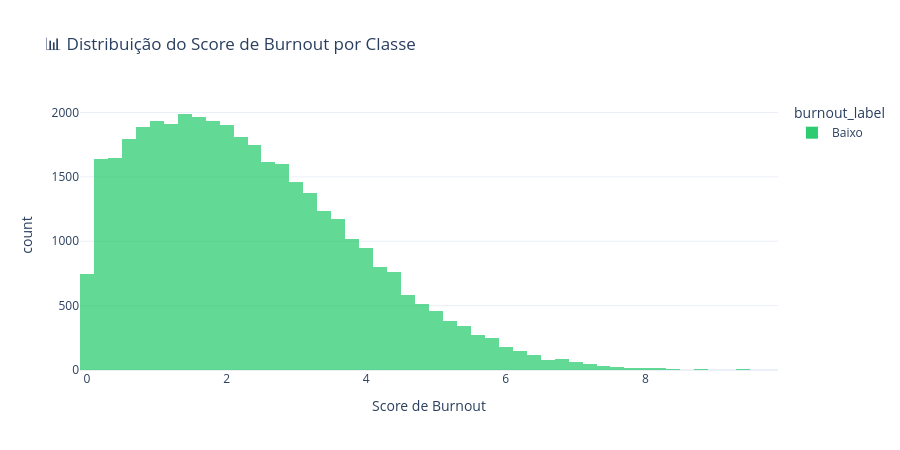

The cell this chart's notebook holds for it:
### Markdown cell above
## 4. Análise Exploratória dos Dados (EDA)

### Code cell
# Criar a coluna burnout_label com base no burnout_score
df['burnout_label'] = pd.cut(
    df['burnout_score'],
    bins=[0, 33, 66, 100],
    labels=['Baixo', 'Médio', 'Alto']
)

# Agora o gráfico vai funcionar
fig = px.histogram(
    df.sample(50000, random_state=42),
    x='burnout_score',
    color='burnout_label',
    nbins=60,
    color_discrete_map={'Baixo': '#2ecc71', 'Médio': '#f39c12', 'Alto': '#e74c3c'},
    title='📊 Distribuição do Score de Burnout por Classe',
    labels={'burnout_score': 'Score de Burnout', 'count': 'Frequência'},
    barmode='overlay',
    opacity=0.75
)
fig.update_layout(height=450, template='plotly_white')
fig.show()

### Figure 1 — Plotly figure (JSON) as saved in the notebook; plotly's stock layout.template omitted (floating-point values rounded to 4 significant figures; data arrays with more than 128 entries replaced by an {"elided": "..."} marker saying what was removed)
{"data": [{"bingroup": "x", "hovertemplate": "burnout_label=Baixo<br>Score de Burnout=%{x}<br>count=%{y}<extra></extra>", "legendgroup": "Baixo", "marker": {"color": "#2ecc71", "opacity": 0.75, "pattern": {"shape": ""}}, "name": "Baixo", "nbinsx": 60, "orientation": "v", "showlegend": true, "type": "histogram", "x": {"elided": "38506 float values"}, "xaxis": "x", "yaxis": "y"}], "layout": {"barmode": "overlay", "height": 450, "legend": {"title": {"text": "burnout_label"}, "tracegroupgap": 0}, "title": {"text": "📊 Distribuição do Score de Burnout por Classe"}, "xaxis": {"anchor": "y", "domain": [0, 1], "title": {"text": "Score de Burnout"}}, "yaxis": {"anchor": "x", "domain": [0, 1], "title": {"text": "count"}}}}
